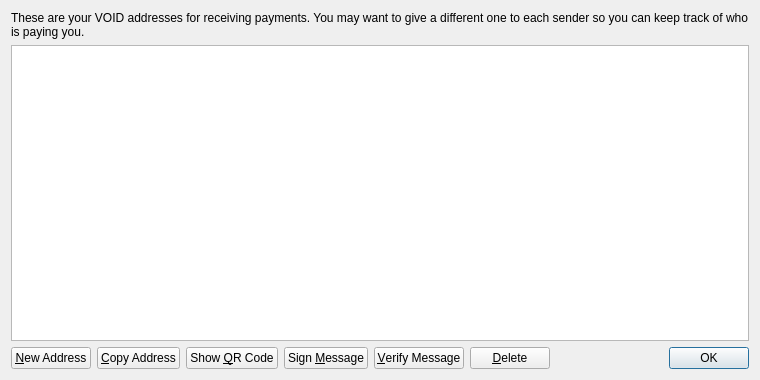
<?xml version="1.0" encoding="UTF-8"?>
<ui version="4.0">
 <class>AddressBookPage</class>
 <widget class="QWidget" name="AddressBookPage">
  <property name="geometry">
   <rect>
    <x>0</x>
    <y>0</y>
    <width>760</width>
    <height>380</height>
   </rect>
  </property>
  <property name="windowTitle">
   <string>Address Book</string>
  </property>
  <layout class="QVBoxLayout" name="verticalLayout">
   <item>
    <widget class="QLabel" name="labelExplanation">
     <property name="text">
      <string>These are your VOID addresses for receiving payments. You may want to give a different one to each sender so you can keep track of who is paying you.</string>
     </property>
     <property name="textFormat">
      <enum>Qt::PlainText</enum>
     </property>
     <property name="wordWrap">
      <bool>true</bool>
     </property>
    </widget>
   </item>
   <item>
    <widget class="QTableView" name="tableView">
     <property name="contextMenuPolicy">
      <enum>Qt::CustomContextMenu</enum>
     </property>
     <property name="toolTip">
      <string>Double-click to edit address or label</string>
     </property>
     <property name="tabKeyNavigation">
      <bool>false</bool>
     </property>
     <property name="alternatingRowColors">
      <bool>true</bool>
     </property>
     <property name="selectionMode">
      <enum>QAbstractItemView::SingleSelection</enum>
     </property>
     <property name="selectionBehavior">
      <enum>QAbstractItemView::SelectRows</enum>
     </property>
     <property name="sortingEnabled">
      <bool>true</bool>
     </property>
     <attribute name="verticalHeaderVisible">
      <bool>false</bool>
     </attribute>
    </widget>
   </item>
   <item>
    <layout class="QHBoxLayout" name="horizontalLayout">
     <item>
      <widget class="QPushButton" name="newAddressButton">
       <property name="toolTip">
        <string>Create a new address</string>
       </property>
       <property name="text">
        <string>&amp;New Address</string>
       </property>
       <property name="icon">
        <iconset resource="../bitcoin.qrc">
         <normaloff>:/icons/add</normaloff>:/icons/add</iconset>
       </property>
      </widget>
     </item>
     <item>
      <widget class="QPushButton" name="copyToClipboard">
       <property name="toolTip">
        <string>Copy the currently selected address to the system clipboard</string>
       </property>
       <property name="text">
        <string>&amp;Copy Address</string>
       </property>
       <property name="icon">
        <iconset resource="../bitcoin.qrc">
         <normaloff>:/icons/editcopy</normaloff>:/icons/editcopy</iconset>
       </property>
      </widget>
     </item>
     <item>
      <widget class="QPushButton" name="showQRCode">
       <property name="text">
        <string>Show &amp;QR Code</string>
       </property>
       <property name="icon">
        <iconset resource="../bitcoin.qrc">
         <normaloff>:/icons/qrcode</normaloff>:/icons/qrcode</iconset>
       </property>
      </widget>
     </item>
     <item>
      <widget class="QPushButton" name="signMessage">
       <property name="toolTip">
        <string>Sign a message to prove you own a VOID address</string>
       </property>
       <property name="text">
        <string>Sign &amp;Message</string>
       </property>
       <property name="icon">
        <iconset resource="../bitcoin.qrc">
         <normaloff>:/icons/edit</normaloff>:/icons/edit</iconset>
       </property>
      </widget>
     </item>
     <item>
      <widget class="QPushButton" name="verifyMessage">
       <property name="toolTip">
        <string>Verify a message to ensure it was signed with a specified VOID address</string>
       </property>
       <property name="text">
        <string>&amp;Verify Message</string>
       </property>
       <property name="icon">
        <iconset resource="../bitcoin.qrc">
         <normaloff>:/icons/transaction_0</normaloff>:/icons/transaction_0</iconset>
       </property>
      </widget>
     </item>
     <item>
      <widget class="QPushButton" name="deleteButton">
       <property name="toolTip">
        <string>Delete the currently selected address from the list</string>
       </property>
       <property name="text">
        <string>&amp;Delete</string>
       </property>
       <property name="icon">
        <iconset resource="../bitcoin.qrc">
         <normaloff>:/icons/remove</normaloff>:/icons/remove</iconset>
       </property>
      </widget>
     </item>
     <item>
      <spacer name="horizontalSpacer">
       <property name="orientation">
        <enum>Qt::Horizontal</enum>
       </property>
       <property name="sizeHint" stdset="0">
        <size>
         <width>40</width>
         <height>20</height>
        </size>
       </property>
      </spacer>
     </item>
     <item>
      <widget class="QDialogButtonBox" name="buttonBox">
       <property name="sizePolicy">
        <sizepolicy hsizetype="Maximum" vsizetype="Fixed">
         <horstretch>0</horstretch>
         <verstretch>0</verstretch>
        </sizepolicy>
       </property>
       <property name="standardButtons">
        <set>QDialogButtonBox::Ok</set>
       </property>
      </widget>
     </item>
    </layout>
   </item>
  </layout>
 </widget>
 <resources>
  <include location="../bitcoin.qrc"/>
 </resources>
 <connections/>
</ui>
